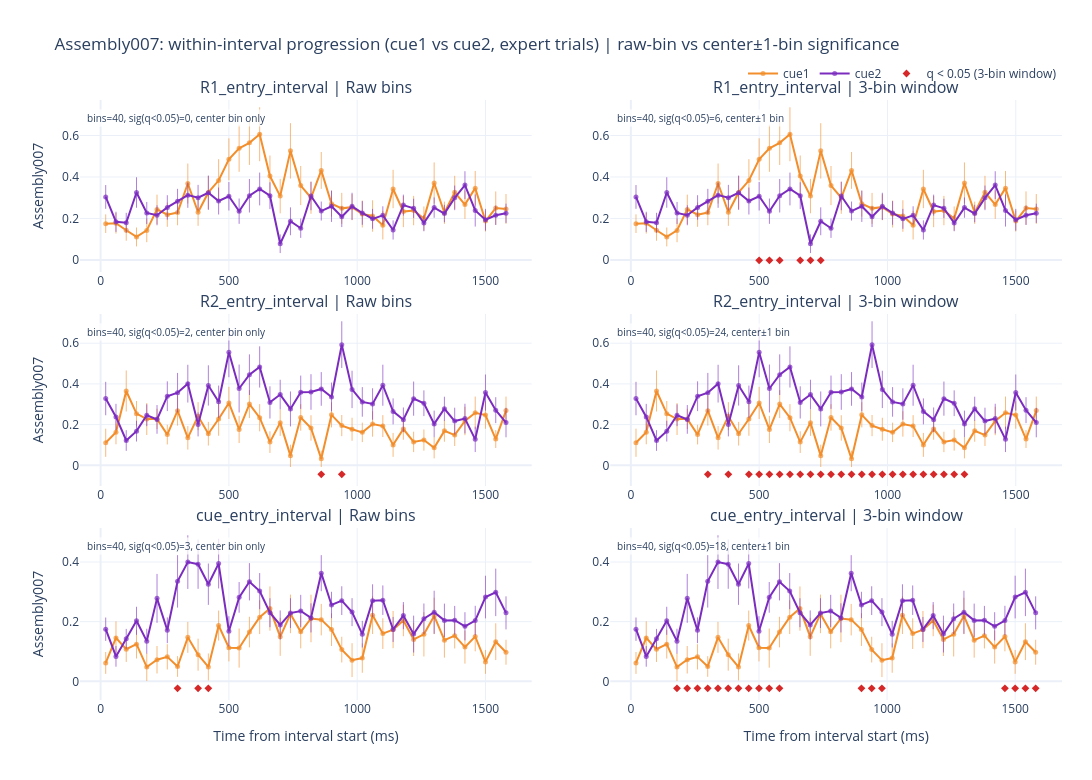

The notebook cell saved with this chart:
### Code cell
# Within-interval progression tests: bin-aligned significance across expert trials (cue-only)
def summarize_binwise_overall(expert_bins_df, group_col, group_a, group_b, intervals=TARGET_INTERVALS, window_half_bins=1):
    rows = []
    for interval in intervals:
        interval_df = expert_bins_df.loc[expert_bins_df['interval_name'] == interval].copy()
        bin_ids = sorted(pd.Series(interval_df['bin_idx'].dropna().unique()).astype(int).tolist())
        for bin_idx in bin_ids:
            center = interval_df.loc[interval_df['bin_idx'] == bin_idx].copy()
            window = interval_df.loc[
                interval_df['bin_idx'].between(bin_idx - window_half_bins, bin_idx + window_half_bins)
            ].copy()
            stats_row = compare_two_groups(window, group_col, group_a, group_b, value_col='assembly_value')
            rows.append({
                'interval_name': interval,
                'bin_idx': int(bin_idx),
                'group_a': group_a,
                'group_b': group_b,
                'bin_center_ms': float(center['bin_center_ms'].median()) if center['bin_center_ms'].notna().any() else np.nan,
                'n_bins_mode': float(center['n_bins'].mode().iloc[0]),
                'window_half_bins': int(window_half_bins),
                'window_n_bins_used': int(window['bin_idx'].nunique()),
                'n_sessions_a': window.loc[window[group_col] == group_a, 'session_id'].nunique(),
                'n_sessions_b': window.loc[window[group_col] == group_b, 'session_id'].nunique(),
                **stats_row,
            })
    out = pd.DataFrame(rows)
    out = out.sort_values(['interval_name', 'bin_idx']).reset_index(drop=True)
    out = add_fdr_by_groups(out, ['interval_name'], p_col='welch_p_two_sided', out_col='welch_fdr_q')
    out = add_fdr_by_groups(out, ['interval_name'], p_col='mw_p_two_sided', out_col='mw_fdr_q')
    return out


def summarize_binwise_group_trajectory(expert_bins_df, group_col, group_order):
    traj = (
        expert_bins_df.groupby(['interval_name', 'bin_idx', group_col], dropna=False)['assembly_value']
        .agg(['mean', 'std', 'count'])
        .reset_index()
        .rename(columns={'count': 'n'})
    )
    centers = (
        expert_bins_df.groupby(['interval_name', 'bin_idx'], dropna=False)['bin_center_ms']
        .median()
        .reset_index()
    )
    traj = traj.merge(centers, on=['interval_name', 'bin_idx'], how='left')
    traj['sem'] = traj['std'] / np.sqrt(traj['n'].where(traj['n'] > 0, np.nan))
    traj[group_col] = pd.Categorical(traj[group_col], categories=group_order, ordered=True)
    return traj.sort_values(['interval_name', 'bin_idx', group_col]).reset_index(drop=True)


def plot_binwise_trajectories_with_significance(traj_df, summary_panels, group_col, group_order, title, colors=None, q_col='welch_fdr_q', show=True):
    if colors is None:
        colors = ['#f28e2b', '#7b2cbf']
    color_map = dict(zip(group_order, colors))

    if isinstance(summary_panels, pd.DataFrame):
        panels = [
            {
                'summary_df': summary_panels,
                'panel_title': 'Binwise test',
                'sig_label': 'q < 0.05',
                'window_desc': '',
            }
        ]
    else:
        panels = []
        for i, spec in enumerate(summary_panels, start=1):
            if isinstance(spec, pd.DataFrame):
                panels.append({
                    'summary_df': spec,
                    'panel_title': f'Panel {i}',
                    'sig_label': 'q < 0.05',
                    'window_desc': '',
                })
            else:
                panels.append({
                    'summary_df': spec['summary_df'],
                    'panel_title': spec.get('panel_title', f'Panel {i}'),
                    'sig_label': spec.get('sig_label', 'q < 0.05'),
                    'window_desc': spec.get('window_desc', ''),
                })

    n_rows = len(TARGET_INTERVALS)
    n_cols = len(panels)
    subplot_titles = [
        f'{interval} | {panel["panel_title"]}'
        for interval in TARGET_INTERVALS
        for panel in panels
    ]
    fig = make_subplots(
        rows=n_rows,
        cols=n_cols,
        shared_xaxes=False,
        shared_yaxes=False,
        subplot_titles=subplot_titles,
        vertical_spacing=0.07,
        horizontal_spacing=0.08,
    )

    for row_idx, interval in enumerate(TARGET_INTERVALS, start=1):
        sub_traj = traj_df.loc[traj_df['interval_name'] == interval].copy()
        group_plot_data = {}
        ymins, ymaxs = [], []

        for grp in group_order:
            g = sub_traj.loc[sub_traj[group_col] == grp].sort_values('bin_idx')
            x = g['bin_center_ms'].to_numpy(dtype=float)
            mean = g['mean'].to_numpy(dtype=float)
            sem = g['sem'].fillna(0).to_numpy(dtype=float)
            group_plot_data[grp] = (x, mean, sem)
            finite = np.isfinite(mean) & np.isfinite(sem)
            if np.any(finite):
                ymins.append(float(np.nanmin(mean[finite] - sem[finite])))
                ymaxs.append(float(np.nanmax(mean[finite] + sem[finite])))

        if ymins and ymaxs:
            ymin = float(np.nanmin(ymins))
            ymax = float(np.nanmax(ymaxs))
        else:
            ymin, ymax = -0.5, 0.5
        yspan = ymax - ymin if np.isfinite(ymax - ymin) and ymax > ymin else 1.0
        y_mark = ymin - 0.05 * yspan
        y_range = [y_mark - 0.08 * yspan, ymax + 0.05 * yspan]

        for col_idx, panel in enumerate(panels, start=1):
            sub_sig = panel['summary_df'].loc[panel['summary_df']['interval_name'] == interval].sort_values('bin_idx').copy()

            for grp in group_order:
                x, mean, sem = group_plot_data[grp]
                fig.add_trace(
                    go.Scatter(
                        x=x,
                        y=mean,
                        mode='lines+markers',
                        line=dict(color=color_map[grp], width=2.0),
                        marker=dict(color=color_map[grp], size=5, opacity=0.7),
                        error_y=dict(type='data', array=sem, visible=True, thickness=0.6, width=0),
                        name=str(grp),
                        legendgroup=str(grp),
                        showlegend=(row_idx == 1 and col_idx == 1),
                        hovertemplate=f'{interval}<br>{grp}<br>Time=%{{x:.1f}} ms<br>Mean=%{{y:.4f}}<extra></extra>',
                    ),
                    row=row_idx, col=col_idx,
                )

            q = sub_sig[q_col].to_numpy(dtype=float) if q_col in sub_sig.columns else np.full(len(sub_sig), np.nan)
            sig = np.isfinite(q) & (q < 0.05)
            if np.any(sig):
                window_desc = panel['window_desc'] if panel['window_desc'] else panel['panel_title']
                fig.add_trace(
                    go.Scatter(
                        x=sub_sig.loc[sig, 'bin_center_ms'],
                        y=np.full(int(sig.sum()), y_mark),
                        mode='markers',
                        marker=dict(size=6, color='#d62828', symbol='diamond'),
                        name=panel['sig_label'],
                        legendgroup=f"sig::{panel['sig_label']}",
                        showlegend=(row_idx == 1),
                        hovertemplate=f"Time=%{{x:.1f}} ms<br>Significant ({window_desc}; Welch FDR q<0.05)<extra></extra>",
                    ),
                    row=row_idx, col=col_idx,
                )

            txt = f"bins={len(sub_sig)}, sig(q<0.05)={int(sig.sum())}"
            if panel['window_desc']:
                txt = f"{txt}, {panel['window_desc']}"
            axis_num = (row_idx - 1) * n_cols + col_idx
            xdom = 'x domain' if axis_num == 1 else f'x{axis_num} domain'
            ydom = 'y domain' if axis_num == 1 else f'y{axis_num} domain'
            fig.add_annotation(
                x=0.01, y=0.95,
                xref=xdom, yref=ydom,
                xanchor='left', yanchor='top',
                text=txt,
                showarrow=False,
                font=dict(size=10),
                bgcolor='rgba(255,255,255,0.75)',
            )
            fig.update_yaxes(range=y_range, row=row_idx, col=col_idx)
            if col_idx == 1:
                fig.update_yaxes(title_text=f'{TARGET_ASSEMBLY}', row=row_idx, col=col_idx)

    for col_idx in range(1, n_cols + 1):
        fig.update_xaxes(title_text='Time from interval start (ms)', row=n_rows, col=col_idx)

    fig.update_layout(
        title=title,
        template='plotly_white',
        height=max(780, 260 * n_rows),
        width=max(1180, 700 * n_cols),
        legend=dict(orientation='h', yanchor='bottom', y=1.02, xanchor='right', x=1.0),
        margin=dict(l=80, r=30, t=100, b=80),
    )

    if show:
        display(fig)
        return None
    return fig


binwise_cue1_vs_cue2_raw = summarize_binwise_overall(expert_bins_ens12, 'cue_label', 'cue1', 'cue2', window_half_bins=0)
binwise_cue1_vs_cue2 = summarize_binwise_overall(expert_bins_ens12, 'cue_label', 'cue1', 'cue2', window_half_bins=1)
bintraj_cue1_vs_cue2 = summarize_binwise_group_trajectory(expert_bins_ens12, 'cue_label', ['cue1', 'cue2'])

print('Within-interval binwise significance summary (expert trials, cue1 vs cue2; Welch tests use center±1 bin window):')
display(
    binwise_cue1_vs_cue2.groupby('interval_name', dropna=False)
    .agg(
        n_bins_tested=('bin_idx', 'size'),
        n_sig_welch_fdr=('welch_fdr_q', lambda s: int((s < 0.05).sum())),
        median_abs_diff=('diff_b_minus_a', lambda s: float(np.nanmedian(np.abs(s)))),
    )
    .reset_index()
)

plot_binwise_trajectories_with_significance(
    bintraj_cue1_vs_cue2,
    [
        {
            'summary_df': binwise_cue1_vs_cue2_raw,
            'panel_title': 'Raw bins',
            'sig_label': 'q < 0.05 (raw bin)',
            'window_desc': 'center bin only',
        },
        {
            'summary_df': binwise_cue1_vs_cue2,
            'panel_title': '3-bin window',
            'sig_label': 'q < 0.05 (3-bin window)',
            'window_desc': 'center±1 bin',
        },
    ],
    group_col='cue_label',
    group_order=['cue1', 'cue2'],
    title=f'{TARGET_ASSEMBLY}: within-interval progression (cue1 vs cue2, expert trials) | raw-bin vs center±1-bin significance',
    colors=['#f28e2b', '#7b2cbf'],
)

### Figure 1 — Plotly figure (JSON) as saved in the notebook; plotly's stock layout.template omitted (floating-point values rounded to 4 significant figures)
{"data": [{"error_y": {"array": [0.04494, 0.04979, 0.05051, 0.04556, 0.05696, 0.07119, 0.05869, 0.0614, 0.09638, 0.06536, 0.07953, 0.103, 0.1013, 0.1134, 0.1068, 0.1301, 0.09907, 0.08304, 0.1336, 0.09437, 0.07744, 0.08887, 0.06252, 0.07467, 0.06279, 0.0651, 0.07602, 0.06925, 0.09246, 0.07505, 0.07089, 0.05822, 0.09915, 0.05366, 0.07976, 0.06879, 0.08306, 0.05054, 0.08013, 0.07176], "thickness": 0.6, "type": "data", "visible": true, "width": 0}, "hovertemplate": "R1_entry_interval<br>cue1<br>Time=%{x:.1f} ms<br>Mean=%{y:.4f}<extra></extra>", "legendgroup": "cue1", "line": {"color": "#f28e2b", "width": 2}, "marker": {"color": "#f28e2b", "opacity": 0.7, "size": 5}, "mode": "lines+markers", "name": "cue1", "showlegend": true, "type": "scatter", "x": [20.0, 60.0, 100.0, 140.0, 180.0, 220.0, 260.0, 300.0, 340.0, 380.0, 420.0, 460.0, 500.0, 540.0, 580.0, 620.0, 660.0, 700.0, 740.0, 780.0, 820.0, 860.0, 900.0, 940.0, 980.0, 1020.0, 1060.0, 1100.0, 1140.0, 1180.0, 1220.0, 1260.0, 1300.0, 1340.0, 1380.0, 1420.0, 1460.0, 1500.0, 1540.0, 1580.0], "xaxis": "x", "y": [0.1748, 0.1769, 0.143, 0.1108, 0.1423, 0.2435, 0.2183, 0.2284, 0.3685, 0.2298, 0.3255, 0.3829, 0.4854, 0.5384, 0.565, 0.6062, 0.4045, 0.3078, 0.5261, 0.3587, 0.2999, 0.4318, 0.2713, 0.2487, 0.2544, 0.2213, 0.2118, 0.1676, 0.3421, 0.233, 0.2381, 0.1996, 0.3711, 0.2274, 0.326, 0.2667, 0.3462, 0.1874, 0.2502, 0.2459], "yaxis": "y"}, {"error_y": {"array": [0.05739, 0.04847, 0.04798, 0.07356, 0.05319, 0.04825, 0.05897, 0.06047, 0.06116, 0.06181, 0.08296, 0.06506, 0.0687, 0.06105, 0.08088, 0.07915, 0.06472, 0.04505, 0.06724, 0.04659, 0.06869, 0.04583, 0.0756, 0.04958, 0.06548, 0.05714, 0.04798, 0.04369, 0.04634, 0.0505, 0.04617, 0.03949, 0.04908, 0.04193, 0.05936, 0.06699, 0.07768, 0.05257, 0.04681, 0.04627], "thickness": 0.6, "type": "data", "visible": true, "width": 0}, "hovertemplate": "R1_entry_interval<br>cue2<br>Time=%{x:.1f} ms<br>Mean=%{y:.4f}<extra></extra>", "legendgroup": "cue2", "line": {"color": "#7b2cbf", "width": 2}, "marker": {"color": "#7b2cbf", "opacity": 0.7, "size": 5}, "mode": "lines+markers", "name": "cue2", "showlegend": true, "type": "scatter", "x": [20.0, 60.0, 100.0, 140.0, 180.0, 220.0, 260.0, 300.0, 340.0, 380.0, 420.0, 460.0, 500.0, 540.0, 580.0, 620.0, 660.0, 700.0, 740.0, 780.0, 820.0, 860.0, 900.0, 940.0, 980.0, 1020.0, 1060.0, 1100.0, 1140.0, 1180.0, 1220.0, 1260.0, 1300.0, 1340.0, 1380.0, 1420.0, 1460.0, 1500.0, 1540.0, 1580.0], "xaxis": "x", "y": [0.3038, 0.1839, 0.1791, 0.3252, 0.2264, 0.2154, 0.2531, 0.2824, 0.3124, 0.3002, 0.324, 0.2841, 0.307, 0.235, 0.3095, 0.3421, 0.3098, 0.07806, 0.1862, 0.1528, 0.3083, 0.2356, 0.2588, 0.208, 0.2585, 0.2264, 0.1981, 0.2151, 0.1444, 0.2643, 0.2486, 0.1777, 0.2523, 0.2236, 0.2993, 0.3608, 0.2384, 0.1937, 0.2151, 0.2248], "yaxis": "y"}, {"error_y": {"array": [0.04494, 0.04979, 0.05051, 0.04556, 0.05696, 0.07119, 0.05869, 0.0614, 0.09638, 0.06536, 0.07953, 0.103, 0.1013, 0.1134, 0.1068, 0.1301, 0.09907, 0.08304, 0.1336, 0.09437, 0.07744, 0.08887, 0.06252, 0.07467, 0.06279, 0.0651, 0.07602, 0.06925, 0.09246, 0.07505, 0.07089, 0.05822, 0.09915, 0.05366, 0.07976, 0.06879, 0.08306, 0.05054, 0.08013, 0.07176], "thickness": 0.6, "type": "data", "visible": true, "width": 0}, "hovertemplate": "R1_entry_interval<br>cue1<br>Time=%{x:.1f} ms<br>Mean=%{y:.4f}<extra></extra>", "legendgroup": "cue1", "line": {"color": "#f28e2b", "width": 2}, "marker": {"color": "#f28e2b", "opacity": 0.7, "size": 5}, "mode": "lines+markers", "name": "cue1", "showlegend": false, "type": "scatter", "x": [20.0, 60.0, 100.0, 140.0, 180.0, 220.0, 260.0, 300.0, 340.0, 380.0, 420.0, 460.0, 500.0, 540.0, 580.0, 620.0, 660.0, 700.0, 740.0, 780.0, 820.0, 860.0, 900.0, 940.0, 980.0, 1020.0, 1060.0, 1100.0, 1140.0, 1180.0, 1220.0, 1260.0, 1300.0, 1340.0, 1380.0, 1420.0, 1460.0, 1500.0, 1540.0, 1580.0], "xaxis": "x2", "y": [0.1748, 0.1769, 0.143, 0.1108, 0.1423, 0.2435, 0.2183, 0.2284, 0.3685, 0.2298, 0.3255, 0.3829, 0.4854, 0.5384, 0.565, 0.6062, 0.4045, 0.3078, 0.5261, 0.3587, 0.2999, 0.4318, 0.2713, 0.2487, 0.2544, 0.2213, 0.2118, 0.1676, 0.3421, 0.233, 0.2381, 0.1996, 0.3711, 0.2274, 0.326, 0.2667, 0.3462, 0.1874, 0.2502, 0.2459], "yaxis": "y2"}, {"error_y": {"array": [0.05739, 0.04847, 0.04798, 0.07356, 0.05319, 0.04825, 0.05897, 0.06047, 0.06116, 0.06181, 0.08296, 0.06506, 0.0687, 0.06105, 0.08088, 0.07915, 0.06472, 0.04505, 0.06724, 0.04659, 0.06869, 0.04583, 0.0756, 0.04958, 0.06548, 0.05714, 0.04798, 0.04369, 0.04634, 0.0505, 0.04617, 0.03949, 0.04908, 0.04193, 0.05936, 0.06699, 0.07768, 0.05257, 0.04681, 0.04627], "thickness": 0.6, "type": "data", "visible": true, "width": 0}, "hovertemplate": "R1_entry_interval<br>cue2<br>Time=%{x:.1f} ms<br>Mean=%{y:.4f}<extra></extra>", "legendgroup": "cue2", "line": {"color": "#7b2cbf", "width": 2}, "marker": {"color": "#7b2cbf", "opacity": 0.7, "size": 5}, "mode": "lines+markers", "name": "cue2", "showlegend": false, "type": "scatter", "x": [20.0, 60.0, 100.0, 140.0, 180.0, 220.0, 260.0, 300.0, 340.0, 380.0, 420.0, 460.0, 500.0, 540.0, 580.0, 620.0, 660.0, 700.0, 740.0, 780.0, 820.0, 860.0, 900.0, 940.0, 980.0, 1020.0, 1060.0, 1100.0, 1140.0, 1180.0, 1220.0, 1260.0, 1300.0, 1340.0, 1380.0, 1420.0, 1460.0, 1500.0, 1540.0, 1580.0], "xaxis": "x2", "y": [0.3038, 0.1839, 0.1791, 0.3252, 0.2264, 0.2154, 0.2531, 0.2824, 0.3124, 0.3002, 0.324, 0.2841, 0.307, 0.235, 0.3095, 0.3421, 0.3098, 0.07806, 0.1862, 0.1528, 0.3083, 0.2356, 0.2588, 0.208, 0.2585, 0.2264, 0.1981, 0.2151, 0.1444, 0.2643, 0.2486, 0.1777, 0.2523, 0.2236, 0.2993, 0.3608, 0.2384, 0.1937, 0.2151, 0.2248], "yaxis": "y2"}, {"hovertemplate": "Time=%{x:.1f} ms<br>Significant (center±1 bin; Welch FDR q<0.05)<extra></extra>", "legendgroup": "sig::q < 0.05 (3-bin window)", "marker": {"color": "#d62828", "size": 6, "symbol": "diamond"}, "mode": "markers", "name": "q < 0.05 (3-bin window)", "showlegend": true, "type": "scatter", "x": [500.0, 540.0, 580.0, 660.0, 700.0, 740.0], "xaxis": "x2", "y": [-0.002156, -0.002156, -0.002156, -0.002156, -0.002156, -0.002156], "yaxis": "y2"}, {"error_y": {"array": [0.0693, 0.05903, 0.1008, 0.06205, 0.07835, 0.04982, 0.04825, 0.0736, 0.05774, 0.06881, 0.05816, 0.08229, 0.07902, 0.06673, 0.0687, 0.06691, 0.05319, 0.06497, 0.05486, 0.0651, 0.06245, 0.04039, 0.06171, 0.05184, 0.05643, 0.04786, 0.06239, 0.05373, 0.05879, 0.05256, 0.05011, 0.05177, 0.05202, 0.05339, 0.05345, 0.06992, 0.07994, 0.06741, 0.04387, 0.0686], "thickness": 0.6, "type": "data", "visible": true, "width": 0}, "hovertemplate": "R2_entry_interval<br>cue1<br>Time=%{x:.1f} ms<br>Mean=%{y:.4f}<extra></extra>", "legendgroup": "cue1", "line": {"color": "#f28e2b", "width": 2}, "marker": {"color": "#f28e2b", "opacity": 0.7, "size": 5}, "mode": "lines+markers", "name": "cue1", "showlegend": false, "type": "scatter", "x": [20.0, 60.0, 100.0, 140.0, 180.0, 220.0, 260.0, 300.0, 340.0, 380.0, 420.0, 460.0, 500.0, 540.0, 580.0, 620.0, 660.0, 700.0, 740.0, 780.0, 820.0, 860.0, 900.0, 940.0, 980.0, 1020.0, 1060.0, 1100.0, 1140.0, 1180.0, 1220.0, 1260.0, 1300.0, 1340.0, 1380.0, 1420.0, 1460.0, 1500.0, 1540.0, 1580.0], "xaxis": "x3", "y": [0.1109, 0.1626, 0.3652, 0.254, 0.2273, 0.2281, 0.1509, 0.2687, 0.1352, 0.2415, 0.1553, 0.2276, 0.3066, 0.1763, 0.3007, 0.2339, 0.1141, 0.2097, 0.04666, 0.2352, 0.1836, 0.03196, 0.2481, 0.1952, 0.1773, 0.162, 0.2032, 0.1928, 0.1005, 0.1783, 0.115, 0.1241, 0.08632, 0.1693, 0.1485, 0.2178, 0.2579, 0.2472, 0.1291, 0.2691], "yaxis": "y3"}, {"error_y": {"array": [0.08211, 0.06436, 0.05079, 0.051, 0.05353, 0.07047, 0.07306, 0.09713, 0.09281, 0.05891, 0.09886, 0.07921, 0.1222, 0.1177, 0.09989, 0.1012, 0.07914, 0.07258, 0.0858, 0.08171, 0.08746, 0.08272, 0.07052, 0.1147, 0.09169, 0.07267, 0.07725, 0.1008, 0.06377, 0.06045, 0.08397, 0.06317, 0.06514, 0.05909, 0.06547, 0.07295, 0.0624, 0.08875, 0.06367, 0.07243], "thickness": 0.6, "type": "data", "visible": true, "width": 0}, "hovertemplate": "R2_entry_interval<br>cue2<br>Time=%{x:.1f} ms<br>Mean=%{y:.4f}<extra></extra>", "legendgroup": "cue2", "line": {"color": "#7b2cbf", "width": 2}, "marker": {"color": "#7b2cbf", "opacity": 0.7, "size": 5}, "mode": "lines+markers", "name": "cue2", "showlegend": false, "type": "scatter", "x": [20.0, 60.0, 100.0, 140.0, 180.0, 220.0, 260.0, 300.0, 340.0, 380.0, 420.0, 460.0, 500.0, 540.0, 580.0, 620.0, 660.0, 700.0, 740.0, 780.0, 820.0, 860.0, 900.0, 940.0, 980.0, 1020.0, 1060.0, 1100.0, 1140.0, 1180.0, 1220.0, 1260.0, 1300.0, 1340.0, 1380.0, 1420.0, 1460.0, 1500.0, 1540.0, 1580.0], "xaxis": "x3", "y": [0.3282, 0.2376, 0.122, 0.1679, 0.246, 0.2256, 0.3396, 0.3568, 0.4012, 0.2012, 0.3925, 0.3125, 0.5551, 0.3774, 0.4453, 0.4834, 0.3091, 0.3477, 0.2771, 0.3592, 0.3603, 0.3754, 0.3361, 0.5929, 0.373, 0.3116, 0.3014, 0.3934, 0.2651, 0.2238, 0.3277, 0.3052, 0.2036, 0.2779, 0.2176, 0.2296, 0.1277, 0.3574, 0.271, 0.2103], "yaxis": "y3"}, {"hovertemplate": "Time=%{x:.1f} ms<br>Significant (center bin only; Welch FDR q<0.05)<extra></extra>", "legendgroup": "sig::q < 0.05 (raw bin)", "marker": {"color": "#d62828", "size": 6, "symbol": "diamond"}, "mode": "markers", "name": "q < 0.05 (raw bin)", "showlegend": false, "type": "scatter", "x": [860.0, 940.0], "xaxis": "x3", "y": [-0.04423, -0.04423], "yaxis": "y3"}, {"error_y": {"array": [0.0693, 0.05903, 0.1008, 0.06205, 0.07835, 0.04982, 0.04825, 0.0736, 0.05774, 0.06881, 0.05816, 0.08229, 0.07902, 0.06673, 0.0687, 0.06691, 0.05319, 0.06497, 0.05486, 0.0651, 0.06245, 0.04039, 0.06171, 0.05184, 0.05643, 0.04786, 0.06239, 0.05373, 0.05879, 0.05256, 0.05011, 0.05177, 0.05202, 0.05339, 0.05345, 0.06992, 0.07994, 0.06741, 0.04387, 0.0686], "thickness": 0.6, "type": "data", "visible": true, "width": 0}, "hovertemplate": "R2_entry_interval<br>cue1<br>Time=%{x:.1f} ms<br>Mean=%{y:.4f}<extra></extra>", "legendgroup": "cue1", "line": {"color": "#f28e2b", "width": 2}, "marker": {"color": "#f28e2b", "opacity": 0.7, "size": 5}, "mode": "lines+markers", "name": "cue1", "showlegend": false, "type": "scatter", "x": [20.0, 60.0, 100.0, 140.0, 180.0, 220.0, 260.0, 300.0, 340.0, 380.0, 420.0, 460.0, 500.0, 540.0, 580.0, 620.0, 660.0, 700.0, 740.0, 780.0, 820.0, 860.0, 900.0, 940.0, 980.0, 1020.0, 1060.0, 1100.0, 1140.0, 1180.0, 1220.0, 1260.0, 1300.0, 1340.0, 1380.0, 1420.0, 1460.0, 1500.0, 1540.0, 1580.0], "xaxis": "x4", "y": [0.1109, 0.1626, 0.3652, 0.254, 0.2273, 0.2281, 0.1509, 0.2687, 0.1352, 0.2415, 0.1553, 0.2276, 0.3066, 0.1763, 0.3007, 0.2339, 0.1141, 0.2097, 0.04666, 0.2352, 0.1836, 0.03196, 0.2481, 0.1952, 0.1773, 0.162, 0.2032, 0.1928, 0.1005, 0.1783, 0.115, 0.1241, 0.08632, 0.1693, 0.1485, 0.2178, 0.2579, 0.2472, 0.1291, 0.2691], "yaxis": "y4"}, {"error_y": {"array": [0.08211, 0.06436, 0.05079, 0.051, 0.05353, 0.07047, 0.07306, 0.09713, 0.09281, 0.05891, 0.09886, 0.07921, 0.1222, 0.1177, 0.09989, 0.1012, 0.07914, 0.07258, 0.0858, 0.08171, 0.08746, 0.08272, 0.07052, 0.1147, 0.09169, 0.07267, 0.07725, 0.1008, 0.06377, 0.06045, 0.08397, 0.06317, 0.06514, 0.05909, 0.06547, 0.07295, 0.0624, 0.08875, 0.06367, 0.07243], "thickness": 0.6, "type": "data", "visible": true, "width": 0}, "hovertemplate": "R2_entry_interval<br>cue2<br>Time=%{x:.1f} ms<br>Mean=%{y:.4f}<extra></extra>", "legendgroup": "cue2", "line": {"color": "#7b2cbf", "width": 2}, "marker": {"color": "#7b2cbf", "opacity": 0.7, "size": 5}, "mode": "lines+markers", "name": "cue2", "showlegend": false, "type": "scatter", "x": [20.0, 60.0, 100.0, 140.0, 180.0, 220.0, 260.0, 300.0, 340.0, 380.0, 420.0, 460.0, 500.0, 540.0, 580.0, 620.0, 660.0, 700.0, 740.0, 780.0, 820.0, 860.0, 900.0, 940.0, 980.0, 1020.0, 1060.0, 1100.0, 1140.0, 1180.0, 1220.0, 1260.0, 1300.0, 1340.0, 1380.0, 1420.0, 1460.0, 1500.0, 1540.0, 1580.0], "xaxis": "x4", "y": [0.3282, 0.2376, 0.122, 0.1679, 0.246, 0.2256, 0.3396, 0.3568, 0.4012, 0.2012, 0.3925, 0.3125, 0.5551, 0.3774, 0.4453, 0.4834, 0.3091, 0.3477, 0.2771, 0.3592, 0.3603, 0.3754, 0.3361, 0.5929, 0.373, 0.3116, 0.3014, 0.3934, 0.2651, 0.2238, 0.3277, 0.3052, 0.2036, 0.2779, 0.2176, 0.2296, 0.1277, 0.3574, 0.271, 0.2103], "yaxis": "y4"}, {"hovertemplate": "Time=%{x:.1f} ms<br>Significant (center±1 bin; Welch FDR q<0.05)<extra></extra>", "legendgroup": "sig::q < 0.05 (3-bin window)", "marker": {"color": "#d62828", "size": 6, "symbol": "diamond"}, "mode": "markers", "name": "q < 0.05 (3-bin window)", "showlegend": false, "type": "scatter", "x": [300.0, 380.0, 460.0, 500.0, 540.0, 580.0, 620.0, 660.0, 700.0, 740.0, 780.0, 820.0, 860.0, 900.0, 940.0, 980.0, 1020.0, 1060.0, 1100.0, 1140.0, 1180.0, 1220.0, 1260.0, 1300.0], "xaxis": "x4", "y": [-0.04423, -0.04423, -0.04423, -0.04423, -0.04423, -0.04423, -0.04423, -0.04423, -0.04423, -0.04423, -0.04423, -0.04423, -0.04423, -0.04423, -0.04423, -0.04423, -0.04423, -0.04423, -0.04423, -0.04423, -0.04423, -0.04423, -0.04423, -0.04423], "yaxis": "y4"}, {"error_y": {"array": [0.03665, 0.05572, 0.04265, 0.04804, 0.0468, 0.0461, 0.04226, 0.03465, 0.05188, 0.05368, 0.04514, 0.0503, 0.04581, 0.06566, 0.05129, 0.05662, 0.07423, 0.06364, 0.06468, 0.05536, 0.07965, 0.05286, 0.05475, 0.04314, 0.0568, 0.04931, 0.06311, 0.0515, 0.06242, 0.05295, 0.05579, 0.07423, 0.06104, 0.05847, 0.04284, 0.05527, 0.04997, 0.03997, 0.06164, 0.04171], "thickness": 0.6, "type": "data", "visible": true, "width": 0}, "hovertemplate": "cue_entry_interval<br>cue1<br>Time=%{x:.1f} ms<br>Mean=%{y:.4f}<extra></extra>", "legendgroup": "cue1", "line": {"color": "#f28e2b", "width": 2}, "marker": {"color": "#f28e2b", "opacity": 0.7, "size": 5}, "mode": "lines+markers", "name": "cue1", "showlegend": false, "type": "scatter", "x": [20.0, 60.0, 100.0, 140.0, 180.0, 220.0, 260.0, 300.0, 340.0, 380.0, 420.0, 460.0, 500.0, 540.0, 580.0, 620.0, 660.0, 700.0, 740.0, 780.0, 820.0, 860.0, 900.0, 940.0, 980.0, 1020.0, 1060.0, 1100.0, 1140.0, 1180.0, 1220.0, 1260.0, 1300.0, 1340.0, 1380.0, 1420.0, 1460.0, 1500.0, 1540.0, 1580.0], "xaxis": "x5", "y": [0.06161, 0.1454, 0.1075, 0.1245, 0.04763, 0.07228, 0.08195, 0.04972, 0.1473, 0.08924, 0.0481, 0.187, 0.1125, 0.1114, 0.165, 0.215, 0.2439, 0.1491, 0.226, 0.1658, 0.2107, 0.2067, 0.1733, 0.1063, 0.07095, 0.07798, 0.2217, 0.1599, 0.1735, 0.2041, 0.1405, 0.1575, 0.2192, 0.1378, 0.1531, 0.1146, 0.1504, 0.06513, 0.1328, 0.0974], "yaxis": "y5"}, {"error_y": {"array": [0.03922, 0.03463, 0.03321, 0.04701, 0.04153, 0.08197, 0.04323, 0.08787, 0.08993, 0.08249, 0.06931, 0.08322, 0.05043, 0.05142, 0.06254, 0.06055, 0.04846, 0.04886, 0.0499, 0.05404, 0.04877, 0.06046, 0.04417, 0.04826, 0.04686, 0.04457, 0.05506, 0.04945, 0.04188, 0.04549, 0.06174, 0.05102, 0.07221, 0.05621, 0.0481, 0.04729, 0.04936, 0.0715, 0.07957, 0.05541], "thickness": 0.6, "type": "data", "visible": true, "width": 0}, "hovertemplate": "cue_entry_interval<br>cue2<br>Time=%{x:.1f} ms<br>Mean=%{y:.4f}<extra></extra>", "legendgroup": "cue2", "line": {"color": "#7b2cbf", "width": 2}, "marker": {"color": "#7b2cbf", "opacity": 0.7, "size": 5}, "mode": "lines+markers", "name": "cue2", "showlegend": false, "type": "scatter", "x": [20.0, 60.0, 100.0, 140.0, 180.0, 220.0, 260.0, 300.0, 340.0, 380.0, 420.0, 460.0, 500.0, 540.0, 580.0, 620.0, 660.0, 700.0, 740.0, 780.0, 820.0, 860.0, 900.0, 940.0, 980.0, 1020.0, 1060.0, 1100.0, 1140.0, 1180.0, 1220.0, 1260.0, 1300.0, 1340.0, 1380.0, 1420.0, 1460.0, 1500.0, 1540.0, 1580.0], "xaxis": "x5", "y": [0.1746, 0.08355, 0.1425, 0.2029, 0.1347, 0.2781, 0.1712, 0.3351, 0.3997, 0.3927, 0.3256, 0.3946, 0.1678, 0.2815, 0.3338, 0.3024, 0.23, 0.1888, 0.2286, 0.2359, 0.2126, 0.3625, 0.256, 0.2704, 0.232, 0.1581, 0.2703, 0.2719, 0.1738, 0.2203, 0.1584, 0.2099, 0.2315, 0.2042, 0.2047, 0.1844, 0.2038, 0.2824, 0.2982, 0.2294], "yaxis": "y5"}, {"hovertemplate": "Time=%{x:.1f} ms<br>Significant (center bin only; Welch FDR q<0.05)<extra></extra>", "legendgroup": "sig::q < 0.05 (raw bin)", "marker": {"color": "#d62828", "size": 6, "symbol": "diamond"}, "mode": "markers", "name": "q < 0.05 (raw bin)", "showlegend": false, "type": "scatter", "x": [300.0, 380.0, 420.0], "xaxis": "x5", "y": [-0.0236, -0.0236, -0.0236], "yaxis": "y5"}, {"error_y": {"array": [0.03665, 0.05572, 0.04265, 0.04804, 0.0468, 0.0461, 0.04226, 0.03465, 0.05188, 0.05368, 0.04514, 0.0503, 0.04581, 0.06566, 0.05129, 0.05662, 0.07423, 0.06364, 0.06468, 0.05536, 0.07965, 0.05286, 0.05475, 0.04314, 0.0568, 0.04931, 0.06311, 0.0515, 0.06242, 0.05295, 0.05579, 0.07423, 0.06104, 0.05847, 0.04284, 0.05527, 0.04997, 0.03997, 0.06164, 0.04171], "thickness": 0.6, "type": "data", "visible": true, "width": 0}, "hovertemplate": "cue_entry_interval<br>cue1<br>Time=%{x:.1f} ms<br>Mean=%{y:.4f}<extra></extra>", "legendgroup": "cue1", "line": {"color": "#f28e2b", "width": 2}, "marker": {"color": "#f28e2b", "opacity": 0.7, "size": 5}, "mode": "lines+markers", "name": "cue1", "showlegend": false, "type": "scatter", "x": [20.0, 60.0, 100.0, 140.0, 180.0, 220.0, 260.0, 300.0, 340.0, 380.0, 420.0, 460.0, 500.0, 540.0, 580.0, 620.0, 660.0, 700.0, 740.0, 780.0, 820.0, 860.0, 900.0, 940.0, 980.0, 1020.0, 1060.0, 1100.0, 1140.0, 1180.0, 1220.0, 1260.0, 1300.0, 1340.0, 1380.0, 1420.0, 1460.0, 1500.0, 1540.0, 1580.0], "xaxis": "x6", "y": [0.06161, 0.1454, 0.1075, 0.1245, 0.04763, 0.07228, 0.08195, 0.04972, 0.1473, 0.08924, 0.0481, 0.187, 0.1125, 0.1114, 0.165, 0.215, 0.2439, 0.1491, 0.226, 0.1658, 0.2107, 0.2067, 0.1733, 0.1063, 0.07095, 0.07798, 0.2217, 0.1599, 0.1735, 0.2041, 0.1405, 0.1575, 0.2192, 0.1378, 0.1531, 0.1146, 0.1504, 0.06513, 0.1328, 0.0974], "yaxis": "y6"}, {"error_y": {"array": [0.03922, 0.03463, 0.03321, 0.04701, 0.04153, 0.08197, 0.04323, 0.08787, 0.08993, 0.08249, 0.06931, 0.08322, 0.05043, 0.05142, 0.06254, 0.06055, 0.04846, 0.04886, 0.0499, 0.05404, 0.04877, 0.06046, 0.04417, 0.04826, 0.04686, 0.04457, 0.05506, 0.04945, 0.04188, 0.04549, 0.06174, 0.05102, 0.07221, 0.05621, 0.0481, 0.04729, 0.04936, 0.0715, 0.07957, 0.05541], "thickness": 0.6, "type": "data", "visible": true, "width": 0}, "hovertemplate": "cue_entry_interval<br>cue2<br>Time=%{x:.1f} ms<br>Mean=%{y:.4f}<extra></extra>", "legendgroup": "cue2", "line": {"color": "#7b2cbf", "width": 2}, "marker": {"color": "#7b2cbf", "opacity": 0.7, "size": 5}, "mode": "lines+markers", "name": "cue2", "showlegend": false, "type": "scatter", "x": [20.0, 60.0, 100.0, 140.0, 180.0, 220.0, 260.0, 300.0, 340.0, 380.0, 420.0, 460.0, 500.0, 540.0, 580.0, 620.0, 660.0, 700.0, 740.0, 780.0, 820.0, 860.0, 900.0, 940.0, 980.0, 1020.0, 1060.0, 1100.0, 1140.0, 1180.0, 1220.0, 1260.0, 1300.0, 1340.0, 1380.0, 1420.0, 1460.0, 1500.0, 1540.0, 1580.0], "xaxis": "x6", "y": [0.1746, 0.08355, 0.1425, 0.2029, 0.1347, 0.2781, 0.1712, 0.3351, 0.3997, 0.3927, 0.3256, 0.3946, 0.1678, 0.2815, 0.3338, 0.3024, 0.23, 0.1888, 0.2286, 0.2359, 0.2126, 0.3625, 0.256, 0.2704, 0.232, 0.1581, 0.2703, 0.2719, 0.1738, 0.2203, 0.1584, 0.2099, 0.2315, 0.2042, 0.2047, 0.1844, 0.2038, 0.2824, 0.2982, 0.2294], "yaxis": "y6"}, {"hovertemplate": "Time=%{x:.1f} ms<br>Significant (center±1 bin; Welch FDR q<0.05)<extra></extra>", "legendgroup": "sig::q < 0.05 (3-bin window)", "marker": {"color": "#d62828", "size": 6, "symbol": "diamond"}, "mode": "markers", "name": "q < 0.05 (3-bin window)", "showlegend": false, "type": "scatter", "x": [180.0, 220.0, 260.0, 300.0, 340.0, 380.0, 420.0, 460.0, 500.0, 540.0, 580.0, 900.0, 940.0, 980.0, 1460.0, 1500.0, 1540.0, 1580.0], "xaxis": "x6", "y": [-0.0236, -0.0236, -0.0236, -0.0236, -0.0236, -0.0236, -0.0236, -0.0236, -0.0236, -0.0236, -0.0236, -0.0236, -0.0236, -0.0236, -0.0236, -0.0236, -0.0236, -0.0236], "yaxis": "y6"}], "layout": {"annotations": [{"font": {"size": 16}, "showarrow": false, "text": "R1_entry_interval | Raw bins", "x": 0.23, "xanchor": "center", "xref": "paper", "y": 1, "yanchor": "bottom", "yref": "paper"}, {"font": {"size": 16}, "showarrow": false, "text": "R1_entry_interval | 3-bin window", "x": 0.77, "xanchor": "center", "xref": "paper", "y": 1, "yanchor": "bottom", "yref": "paper"}, {"font": {"size": 16}, "showarrow": false, "text": "R2_entry_interval | Raw bins", "x": 0.23, "xanchor": "center", "xref": "paper", "y": 0.6433, "yanchor": "bottom", "yref": "paper"}, {"font": {"size": 16}, "showarrow": false, "text": "R2_entry_interval | 3-bin window", "x": 0.77, "xanchor": "center", "xref": "paper", "y": 0.6433, "yanchor": "bottom", "yref": "paper"}, {"font": {"size": 16}, "showarrow": false, "text": "cue_entry_interval | Raw bins", "x": 0.23, "xanchor": "center", "xref": "paper", "y": 0.2867, "yanchor": "bottom", "yref": "paper"}, {"font": {"size": 16}, "showarrow": false, "text": "cue_entry_interval | 3-bin window", "x": 0.77, "xanchor": "center", "xref": "paper", "y": 0.2867, "yanchor": "bottom", "yref": "paper"}, {"bgcolor": "rgba(255,255,255,0.75)", "font": {"size": 10}, "showarrow": false, "text": "bins=40, sig(q<0.05)=0, center bin only", "x": 0.01, "xanchor": "left", "xref": "x domain", "y": 0.95, "yanchor": "top", "yref": "y domain"}, {"bgcolor": "rgba(255,255,255,0.75)", "font": {"size": 10}, "showarrow": false, "text": "bins=40, sig(q<0.05)=6, center±1 bin", "x": 0.01, "xanchor": "left", "xref": "x2 domain", "y": 0.95, "yanchor": "top", "yref": "y2 domain"}, {"bgcolor": "rgba(255,255,255,0.75)", "font": {"size": 10}, "showarrow": false, "text": "bins=40, sig(q<0.05)=2, center bin only", "x": 0.01, "xanchor": "left", "xref": "x3 domain", "y": 0.95, "yanchor": "top", "yref": "y3 domain"}, {"bgcolor": "rgba(255,255,255,0.75)", "font": {"size": 10}, "showarrow": false, "text": "bins=40, sig(q<0.05)=24, center±1 bin", "x": 0.01, "xanchor": "left", "xref": "x4 domain", "y": 0.95, "yanchor": "top", "yref": "y4 domain"}, {"bgcolor": "rgba(255,255,255,0.75)", "font": {"size": 10}, "showarrow": false, "text": "bins=40, sig(q<0.05)=3, center bin only", "x": 0.01, "xanchor": "left", "xref": "x5 domain", "y": 0.95, "yanchor": "top", "yref": "y5 domain"}, {"bgcolor": "rgba(255,255,255,0.75)", "font": {"size": 10}, "showarrow": false, "text": "bins=40, sig(q<0.05)=18, center±1 bin", "x": 0.01, "xanchor": "left", "xref": "x6 domain", "y": 0.95, "yanchor": "top", "yref": "y6 domain"}], "height": 780, "legend": {"orientation": "h", "x": 1, "xanchor": "right", "y": 1.02, "yanchor": "bottom"}, "margin": {"b": 80, "l": 80, "r": 30, "t": 100}, "title": {"text": "Assembly007: within-interval progression (cue1 vs cue2, expert trials) | raw-bin vs center±1-bin significance"}, "width": 1400, "xaxis": {"anchor": "y", "domain": [0, 0.46]}, "xaxis2": {"anchor": "y2", "domain": [0.54, 1]}, "xaxis3": {"anchor": "y3", "domain": [0, 0.46]}, "xaxis4": {"anchor": "y4", "domain": [0.54, 1]}, "xaxis5": {"anchor": "y5", "domain": [0, 0.46], "title": {"text": "Time from interval start (ms)"}}, "xaxis6": {"anchor": "y6", "domain": [0.54, 1], "title": {"text": "Time from interval start (ms)"}}, "yaxis": {"anchor": "x", "domain": [0.7133, 1], "range": [-0.05842, 0.7715], "title": {"text": "Assembly007"}}, "yaxis2": {"anchor": "x2", "domain": [0.7133, 1], "range": [-0.05842, 0.7715]}, "yaxis3": {"anchor": "x3", "domain": [0.3567, 0.6433], "range": [-0.1015, 0.7434], "title": {"text": "Assembly007"}}, "yaxis4": {"anchor": "x4", "domain": [0.3567, 0.6433], "range": [-0.1015, 0.7434]}, "yaxis5": {"anchor": "x5", "domain": [0, 0.2867], "range": [-0.0627, 0.514], "title": {"text": "Assembly007"}}, "yaxis6": {"anchor": "x6", "domain": [0, 0.2867], "range": [-0.0627, 0.514]}}}
